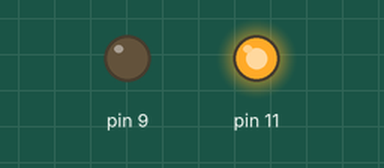
Simulated run of this sketch. Board: Arduino Uno, built with avr-gcc and run on an emulated ATmega328P. On the bench: output pins drawn as LEDs (lit = HIGH).

Above: at 1.5 s.
At 7.5 s:
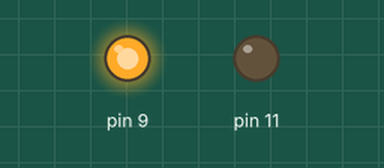
At 10.5 s:
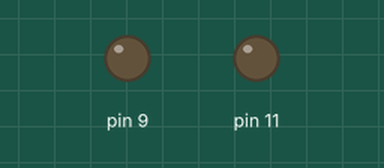
Timing chart, 0 to 15.6 s (numbered marks = the images above):
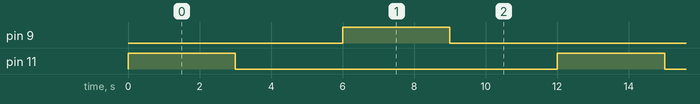

Measured:
- by itself, pin 9, pin 11: alternates HIGH for 3.0 s and LOW for 9.0 s
- by itself, everything shown: repeats every 12.0 s, in 4 steps

The sketch:

dc_motor_and_arduino1.ino
```cpp
// C++ code
//
void setup()
{
  pinMode(11, OUTPUT);
  pinMode(9, OUTPUT);
}

void loop()
{
  digitalWrite(11, HIGH);
  digitalWrite(9, LOW);
  delay(3000); // Wait for 1000 millisecond(s)

  digitalWrite(11, LOW);
  digitalWrite(9, LOW);
  delay(3000);

  digitalWrite(9,HIGH);
  digitalWrite(11,LOW);
  delay(3000); // Wait for 1000 millisecond(s)

  digitalWrite(11, LOW);
  digitalWrite(9, LOW);
  delay(3000);

}
```
